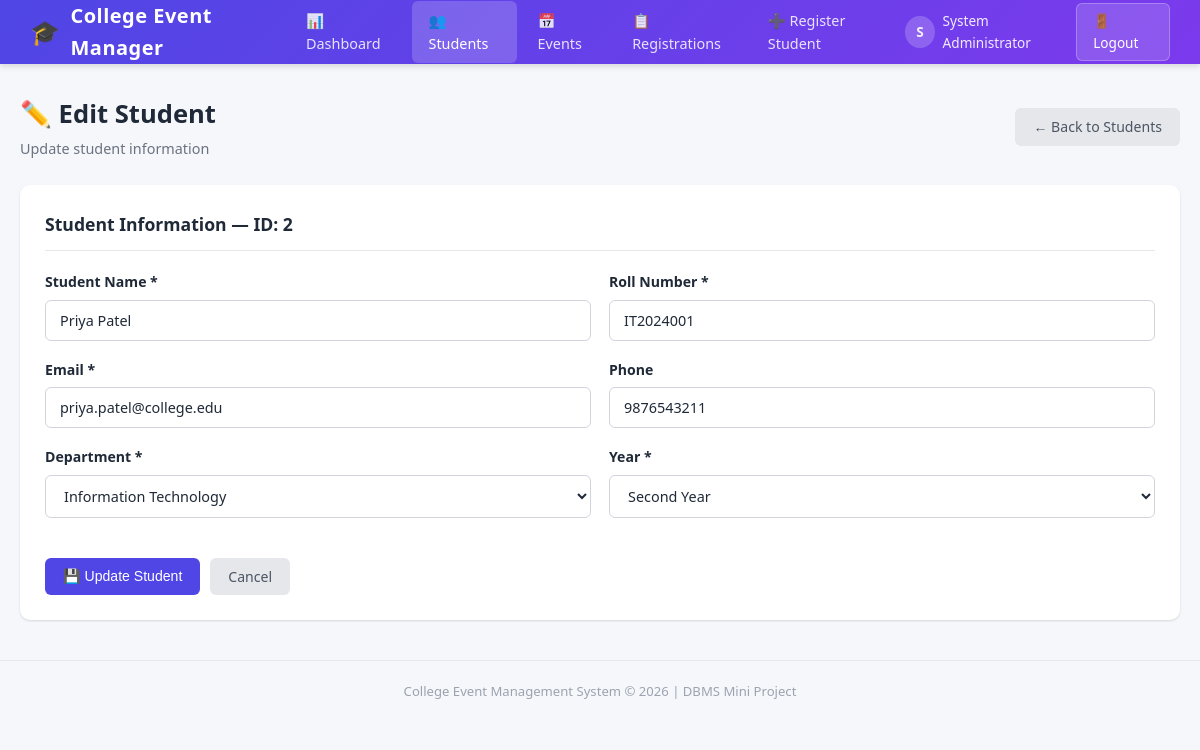
The app's page /edit_student.php?id=2 (signed in) with its own data.
### tables this page shows
CREATE TABLE students (
    student_id INT PRIMARY KEY AUTO_INCREMENT,
    student_name VARCHAR(100) NOT NULL,
    email VARCHAR(100) NOT NULL,
    phone VARCHAR(15),
    department VARCHAR(100),
    year VARCHAR(20),
    roll_number VARCHAR(30) UNIQUE NOT NULL,
    created_at TIMESTAMP DEFAULT CURRENT_TIMESTAMP
);

### edit_student.php (the view, shortened to what this page needs)
<?php
require_once 'header.php';
$student_id = intval($_GET['id'] ?? 0);
$stmt = mysqli_prepare($conn, "SELECT * FROM students WHERE student_id = ?");
mysqli_stmt_bind_param($stmt, "i", $student_id);
mysqli_stmt_execute($stmt);
$result = mysqli_stmt_get_result($stmt);
$student = mysqli_fetch_assoc($result);
?>
<div class="page-header">
    <div>
        <h2>✏️ Edit Student</h2>
        <p>Update student information</p>
    </div>
    <a href="students.php" class="btn btn-secondary">← Back to Students</a>
</div>
<div class="card">
    <div class="card-header">Student Information — ID: <?php echo $student_id; ?></div>
    <form method="POST" action="edit_student.php?id=<?php echo $student_id; ?>">
        <div class="form-row">
            <div class="form-group">
                <label for="student_name">Student Name *</label>
                <input type="text" id="student_name" name="student_name" class="form-control" required
                    value="<?php echo htmlspecialchars($student['student_name']); ?>">
            </div>
            <div class="form-group">
                <label for="roll_number">Roll Number *</label>
                <input type="text" id="roll_number" name="roll_number" class="form-control" required
                    value="<?php echo htmlspecialchars($student['roll_number']); ?>">
            </div>
        </div>
        <div class="form-row">
            <div class="form-group">
                <label for="email">Email *</label>
                <input type="email" id="email" name="email" class="form-control" required
                    value="<?php echo htmlspecialchars($student['email']); ?>">
            </div>
            <div class="form-group">
                <label for="phone">Phone</label>
                <input type="text" id="phone" name="phone" class="form-control"
                    value="<?php echo htmlspecialchars($student['phone']); ?>">
            </div>
        </div>
        <div class="form-row">
            <div class="form-group">
                <label for="department">Department *</label>
                <select id="department" name="department" class="form-control" required>
                    <?php
                    $departments = ['Computer Science & Engineering', 'Information Technology', 'Mechanical Engineering', 'Civil Engineering', 'Electronics & Telecommunication'];
                    foreach ($departments as $dept):
                    ?>
                        <option value="<?php echo $dept; ?>" <?php echo ($student['department'] === $dept) ? 'selected' : ''; ?>>
                            <?php echo $dept; ?>
                        </option>
                    <?php endforeach; ?>
                </select>
            </div>
            <div class="form-group">
                <label for="year">Year *</label>
                <select id="year" name="year" class="form-control" required>
                    <?php
                    $years = ['First Year', 'Second Year', 'Third Year', 'Fourth Year'];
                    foreach ($years as $yr):
                    ?>
                        <option value="<?php echo $yr; ?>" <?php echo ($student['year'] === $yr) ? 'selected' : ''; ?>>
                            <?php echo $yr; ?>
                        </option>
                    <?php endforeach; ?>
                </select>
            </div>
        </div>
        <div class="form-actions">
            <button type="submit" class="btn btn-primary">💾 Update Student</button>
            <a href="students.php" class="btn btn-secondary">Cancel</a>
        </div>
    </form>
</div>
<?php require_once 'footer.php'; ?>

### style.css (style rules this page uses)
:root { --primary: #4F46E5; --primary-dark: #4338CA; --primary-light: #EEF2FF; --secondary: #7C3AED; --success: #16A34A; --success-light: #DCFCE7; --danger: #DC2626; --danger-light: #FEE2E2; --warning: #F59E0B; --warning-light: #FEF3C7; --info: #0EA5E9; --info-light: #E0F2FE; --bg: #F5F7FB; --white: #FFFFFF; --dark: #1F2937; --gray-100: #F3F4F6; --gray-200: #E5E7EB; --gray-300: #D1D5DB; --gray-400: #9CA3AF; --gray-500: #6B7280; --gray-600: #4B5563; --shadow: 0 1px 3px rgba(0,0,0,0.08), 0 1px 2px rgba(0,0,0,0.06); --shadow-md: 0 4px 6px rgba(0,0,0,0.07), 0 2px 4px rgba(0,0,0,0.05); --shadow-lg: 0 10px 15px rgba(0,0,0,0.08), 0 4px 6px rgba(0,0,0,0.04); --radius: 10px; --radius-sm: 6px; --transition: all 0.2s ease; }
*, *::before, *::after { margin: 0; padding: 0; box-sizing: border-box; }
body { font-family: 'Segoe UI', Tahoma, Geneva, Verdana, sans-serif; background: var(--bg); color: var(--dark); line-height: 1.6; min-height: 100vh; }
a { text-decoration: none; color: var(--primary); }
.page-header { display: flex; justify-content: space-between; align-items: center; margin-bottom: 25px; flex-wrap: wrap; gap: 15px; }
.page-header h2 { font-size: 1.6rem; font-weight: 700; color: var(--dark); }
.page-header p { color: var(--gray-500); font-size: 0.9rem; margin-top: 2px; }
.card { background: var(--white); border-radius: var(--radius); box-shadow: var(--shadow); padding: 25px; margin-bottom: 25px; transition: var(--transition); }
.card-header { font-size: 1.1rem; font-weight: 600; margin-bottom: 20px; padding-bottom: 12px; border-bottom: 1px solid var(--gray-200); color: var(--dark); }
.btn { display: inline-flex; align-items: center; gap: 6px; padding: 9px 18px; border: none; border-radius: var(--radius-sm); font-size: 0.88rem; font-weight: 500; cursor: pointer; transition: var(--transition); text-decoration: none; line-height: 1.4; white-space: nowrap; }
.btn-primary { background: var(--primary); color: var(--white); }
.btn-secondary { background: var(--gray-200); color: var(--gray-600); }
.form-group { margin-bottom: 18px; }
.form-group label { display: block; font-weight: 600; margin-bottom: 6px; font-size: 0.88rem; color: var(--dark); }
.form-control { width: 100%; padding: 10px 14px; border: 1px solid var(--gray-300); border-radius: var(--radius-sm); font-size: 0.9rem; font-family: inherit; color: var(--dark); background: var(--white); transition: var(--transition); }
select.form-control { appearance: auto; }
.form-row { display: grid; grid-template-columns: 1fr 1fr; gap: 18px; }
.form-actions { margin-top: 22px; display: flex; gap: 10px; align-items: center; }

### records on screen
students: student_name "Priya Patel", roll_number "IT2024001", email "priya.patel@college.edu", phone "9876543211", department "Information Technology", year "Second Year"

### other values on screen
substr($_SESSION['full_name'], 0, 1) "S"
$_SESSION['full_name'] "System Administrator"
$student_id "2"
